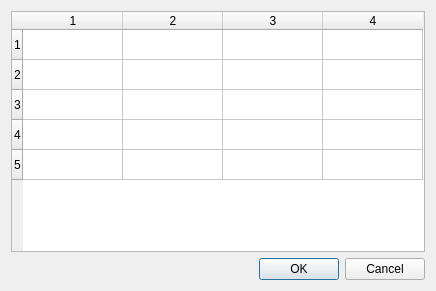
<?xml version="1.0" encoding="UTF-8"?>
<ui version="4.0">
 <class>LoadGameUI</class>
 <widget class="QWidget" name="LoadGameUI">
  <property name="geometry">
   <rect>
    <x>0</x>
    <y>0</y>
    <width>436</width>
    <height>291</height>
   </rect>
  </property>
  <property name="windowTitle">
   <string>LoadGameUI</string>
  </property>
  <layout class="QGridLayout" name="gridLayout">
   <item row="0" column="0">
    <widget class="QTableWidget" name="tableWidget">
     <property name="rowCount">
      <number>5</number>
     </property>
     <property name="columnCount">
      <number>4</number>
     </property>
     <row/>
     <row/>
     <row/>
     <row/>
     <row/>
     <column/>
     <column/>
     <column/>
     <column/>
    </widget>
   </item>
   <item row="1" column="0">
    <widget class="QDialogButtonBox" name="buttonBox">
     <property name="standardButtons">
      <set>QDialogButtonBox::Cancel|QDialogButtonBox::Ok</set>
     </property>
    </widget>
   </item>
  </layout>
 </widget>
 <layoutdefault spacing="6" margin="11"/>
 <resources/>
 <connections/>
</ui>
